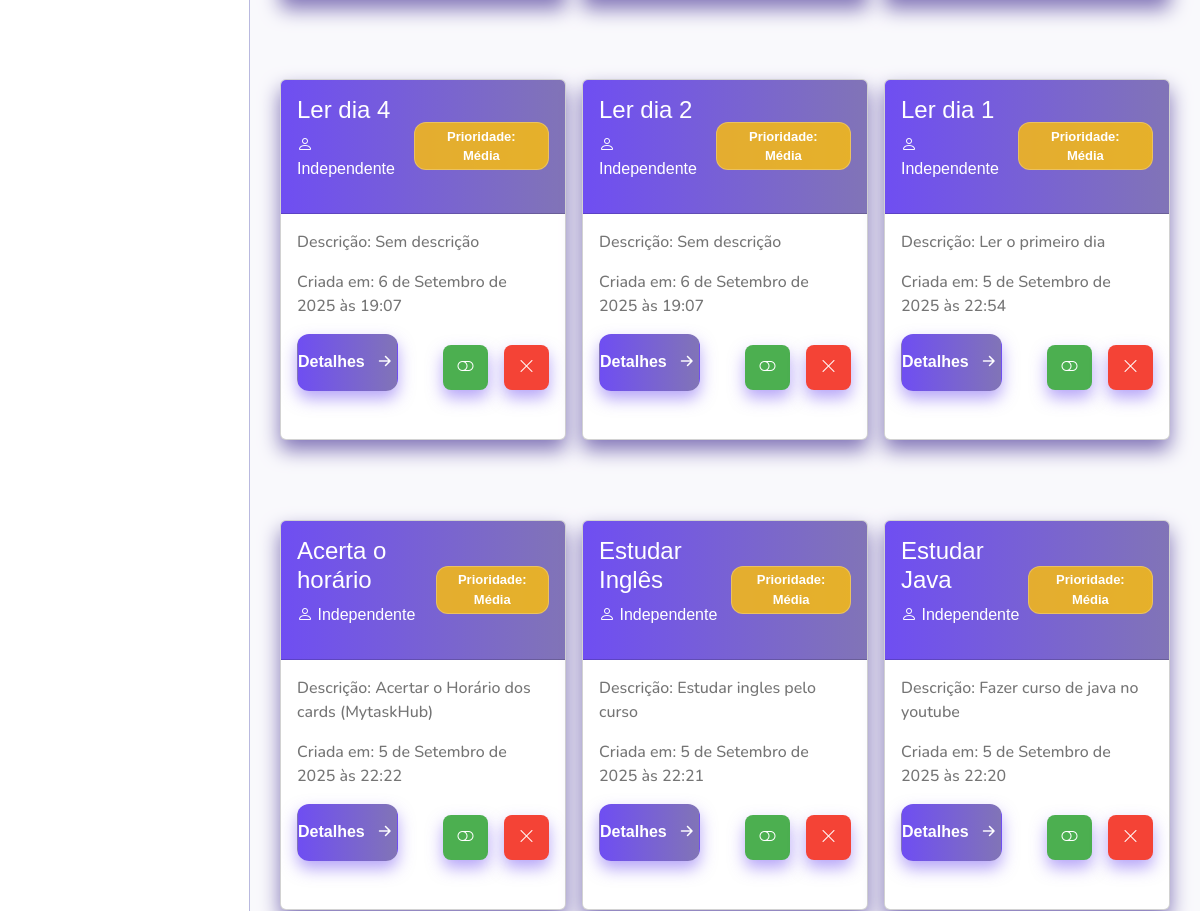
The app's page /tasks (signed in, middle part), older data.
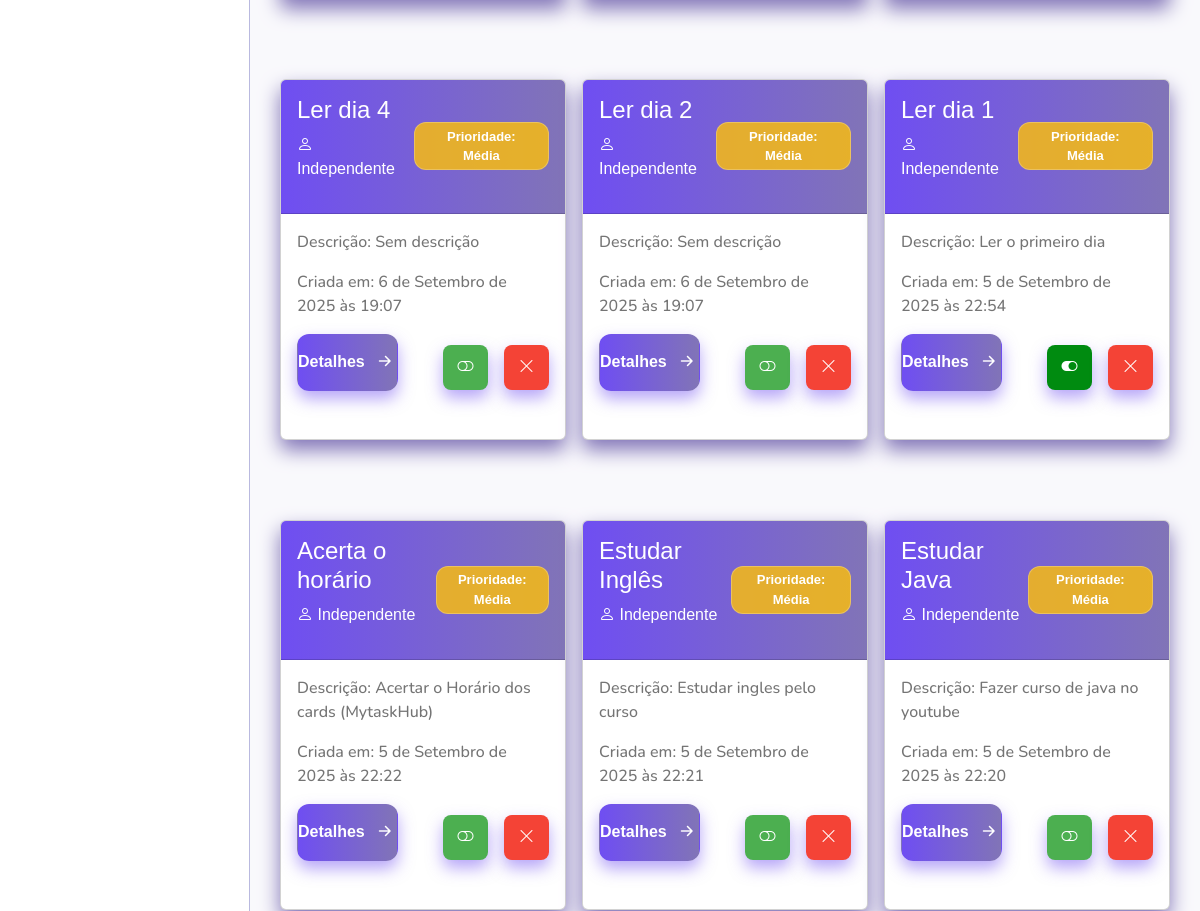
The same page, newer data.
### mytaskhubs/models.py (models this page shows, shortened)
class Task(models.Model):
    owner = models.ForeignKey(User, on_delete=models.CASCADE)
    goal = models.ForeignKey(Goal, related_name='tasks', on_delete=models.CASCADE, blank=True, null=True)
    project = models.ForeignKey(Project, null=True, blank=True, on_delete=models.CASCADE, related_name='project_tasks')
    title = models.CharField(max_length=200)
    description = models.TextField(blank=True, default="Sem descrição")
    completed = models.BooleanField(default=False)
    date_added = models.DateTimeField(auto_now_add=True)
    deleted = models.BooleanField(default=False)
    PRIORIDADE_CHOICES = [
        ('B', 'Baixa'),
        ('M', 'Média'),
        ('A', 'Alta'),
    ]
    prioridade = models.CharField(max_length=1, choices=PRIORIDADE_CHOICES, default='M')

### mytaskhubs/views.py (the view)
# urls.py: path('tasks', views.tasks, name='tasks'),
@login_required
def tasks(request):
    tasks = Task.objects.filter(owner=request.user).order_by('-date_added')
    projects = Project.objects.order_by('date_added')
    return render(request, 'mytaskhubs/tasks.html', {'tasks': tasks, 'projects': projects})

### mytaskhubs/templates/mytaskhubs/tasks.html (shortened to what this page needs)
{% extends "mytaskhubs/base.html" %}
{% load static %}
{% block content %}
<main class="main" id="tasksContainer">
{% for task in tasks %}
  <div class="card"
  data-status="{% if task.deleted %}archived{% elif task.completed %}completed{% else %}active{% endif %}"
  data-date="{{ task.date_added|date:'Y-m-d H:i:s' }}"
  data-prio="{{ task.prioridade }}">
    <div class="card-header">
      <div class="title-task">
      <h4>{{ task.title|truncatewords:3 }}</h4>
        {% if task.project %}
      <p><i class="bi bi-folder2"></i> Projeto: {{ task.project.title }}</p>
          {% elif task.meta %}
      <p><i class="bi bi-bullseye"></i> Meta: {{ task.meta.text|truncatewords:5  }}</p>
        {% else %}
      <p><i class="bi bi-person"> </i> Independente</em></p>
        {% endif %}
      </div>
    <div class="prioridade
     {% if task.prioridade == 'A' %} alta
     {% elif task.prioridade == 'M' %} media
     {% elif task.prioridade == 'B' %} baixa
     {% endif %}">
    <p> Prioridade: {{ task.get_prioridade_display }}</p>
    </div>
    </div>
    <div class="card-body">
    <div class="card-body-status-tasks">
    <p>Descrição: {{ task.description|truncatewords:100 }}</p>
    <p> Criada em: {{ task.date_added }}</p>
    </div>
    <div class="card-body-status-button">
      <a href="{% url 'task' task.id %}" class="btn">
        Detalhes <i class="bi bi-arrow-right-short"></i>
      </a>
      <div class="card-body-status_conclude-close">
        {% if not task.completed and not task.deleted %}
          <form action="{% url 'concluir_task' task.id %}" method="post">
            <button class="btn-concluir" type="submit" title="Concluir Task">
              <i class="bi bi-toggle-off"></i>
            </button>
          </form>
        {% endif %}
        {% if task.completed %}
          <a href="{% url 'task' task.id %}" class="btn-concluido" title="Task Concluída">
            <i class="bi bi-toggle-on"></i>
          </a>
        {% endif %}
        {% if not task.deleted %}
        <form action="{% url 'arquivar_task' task.id %}" method="post">
          <button class="btn-delete" title="Arquivar Task">
            <i class="bi bi-x-lg"></i>
          </button>
        </form>
        {% endif %}
      </div>
    </div>
  </div>
</div>
{% empty %}
<div class="no-task-project-goal">
<p>Nenhum Projeto foi adicionado</p>
</div>
{% endfor %}
</main>
{% endblock content %}

Row changes from the older to the newer data that the page shows:
changed Task "Ler dia 1": completed False → True (drawn)
